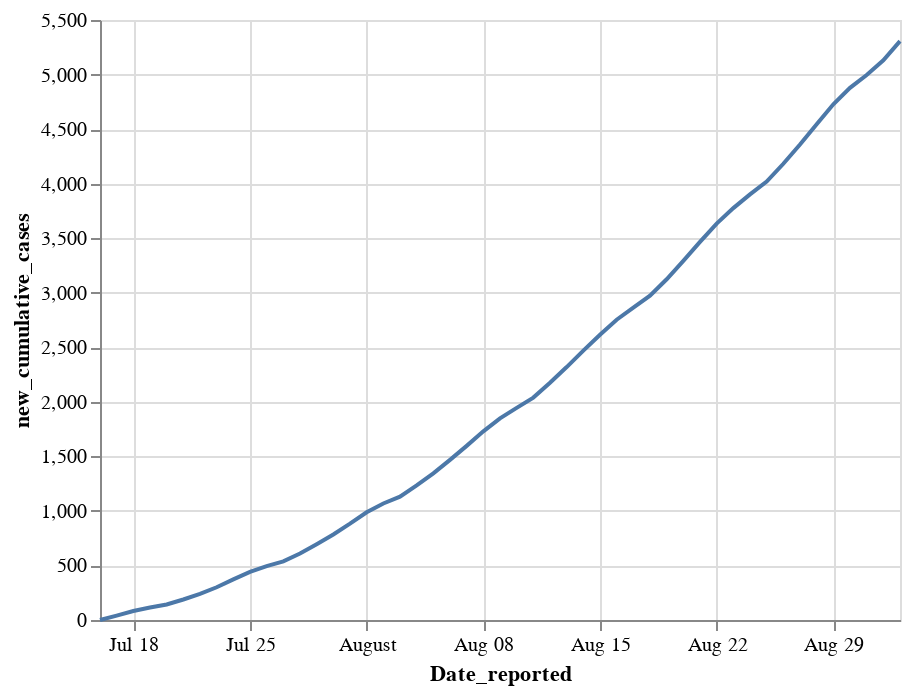

Source (notebook cell):
### Code cell
alt.Chart(
    us_delta[['Date_reported', 'new_cumulative_cases']]
).mark_line().encode(
    x = 'Date_reported:T', 
    y = 'new_cumulative_cases'
)

### Figure 1 — Vega-Lite specification as saved in the notebook (floating-point values rounded to 4 significant figures)
{"config": {"view": {"continuousWidth": 400, "continuousHeight": 300}}, "data": {"name": "data-4029987337cb30192e251023ce2a1d01"}, "mark": "line", "encoding": {"x": {"type": "temporal", "field": "Date_reported"}, "y": {"type": "quantitative", "field": "new_cumulative_cases"}}, "$schema": "https://vega.github.io/schema/vega-lite/v4.8.1.json", "datasets": {"data-4029987337cb30192e251023ce2a1d01": [{"Date_reported": "2021-07-16T00:00:00", "new_cumulative_cases": 0.0}, {"Date_reported": "2021-07-17T00:00:00", "new_cumulative_cases": 40.45}, {"Date_reported": "2021-07-18T00:00:00", "new_cumulative_cases": 82.63}, {"Date_reported": "2021-07-19T00:00:00", "new_cumulative_cases": 114.0}, {"Date_reported": "2021-07-20T00:00:00", "new_cumulative_cases": 142.2}, {"Date_reported": "2021-07-21T00:00:00", "new_cumulative_cases": 187.8}, {"Date_reported": "2021-07-22T00:00:00", "new_cumulative_cases": 238.8}, {"Date_reported": "2021-07-23T00:00:00", "new_cumulative_cases": 300.1}, {"Date_reported": "2021-07-24T00:00:00", "new_cumulative_cases": 372.9}, {"Date_reported": "2021-07-25T00:00:00", "new_cumulative_cases": 441.3}, {"Date_reported": "2021-07-26T00:00:00", "new_cumulative_cases": 494.3}, {"Date_reported": "2021-07-27T00:00:00", "new_cumulative_cases": 537.3}, {"Date_reported": "2021-07-28T00:00:00", "new_cumulative_cases": 608.8}, {"Date_reported": "2021-07-29T00:00:00", "new_cumulative_cases": 694.8}, {"Date_reported": "2021-07-30T00:00:00", "new_cumulative_cases": 783.9}, {"Date_reported": "2021-07-31T00:00:00", "new_cumulative_cases": 882.9}, {"Date_reported": "2021-08-01T00:00:00", "new_cumulative_cases": 987.5}, {"Date_reported": "2021-08-02T00:00:00", "new_cumulative_cases": 1068.0}, {"Date_reported": "2021-08-03T00:00:00", "new_cumulative_cases": 1131.0}, {"Date_reported": "2021-08-04T00:00:00", "new_cumulative_cases": 1234.0}, {"Date_reported": "2021-08-05T00:00:00", "new_cumulative_cases": 1345.0}, {"Date_reported": "2021-08-06T00:00:00", "new_cumulative_cases": 1468.0}, {"Date_reported": "2021-08-07T00:00:00", "new_cumulative_cases": 1596.0}, {"Date_reported": "2021-08-08T00:00:00", "new_cumulative_cases": 1729.0}, {"Date_reported": "2021-08-09T00:00:00", "new_cumulative_cases": 1849.0}, {"Date_reported": "2021-08-10T00:00:00", "new_cumulative_cases": 1945.0}, {"Date_reported": "2021-08-11T00:00:00", "new_cumulative_cases": 2039.0}, {"Date_reported": "2021-08-12T00:00:00", "new_cumulative_cases": 2175.0}, {"Date_reported": "2021-08-13T00:00:00", "new_cumulative_cases": 2319.0}, {"Date_reported": "2021-08-14T00:00:00", "new_cumulative_cases": 2469.0}, {"Date_reported": "2021-08-15T00:00:00", "new_cumulative_cases": 2615.0}, {"Date_reported": "2021-08-16T00:00:00", "new_cumulative_cases": 2753.0}, {"Date_reported": "2021-08-17T00:00:00", "new_cumulative_cases": 2863.0}, {"Date_reported": "2021-08-18T00:00:00", "new_cumulative_cases": 2973.0}, {"Date_reported": "2021-08-19T00:00:00", "new_cumulative_cases": 3124.0}, {"Date_reported": "2021-08-20T00:00:00", "new_cumulative_cases": 3292.0}, {"Date_reported": "2021-08-21T00:00:00", "new_cumulative_cases": 3466.0}, {"Date_reported": "2021-08-22T00:00:00", "new_cumulative_cases": 3633.0}, {"Date_reported": "2021-08-23T00:00:00", "new_cumulative_cases": 3776.0}, {"Date_reported": "2021-08-24T00:00:00", "new_cumulative_cases": 3902.0}, {"Date_reported": "2021-08-25T00:00:00", "new_cumulative_cases": 4019.0}, {"Date_reported": "2021-08-26T00:00:00", "new_cumulative_cases": 4182.0}, {"Date_reported": "2021-08-27T00:00:00", "new_cumulative_cases": 4359.0}, {"Date_reported": "2021-08-28T00:00:00", "new_cumulative_cases": 4545.0}, {"Date_reported": "2021-08-29T00:00:00", "new_cumulative_cases": 4727.0}, {"Date_reported": "2021-08-30T00:00:00", "new_cumulative_cases": 4878.0}, {"Date_reported": "2021-08-31T00:00:00", "new_cumulative_cases": 4996.0}, {"Date_reported": "2021-09-01T00:00:00", "new_cumulative_cases": 5130.0}, {"Date_reported": "2021-09-02T00:00:00", "new_cumulative_cases": 5307.0}]}}
